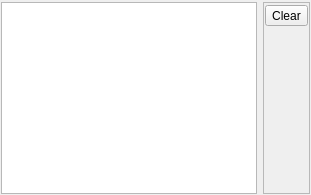
       <widget class="QWidget" name="tabOutput">
        <attribute name="title">
         <string>Output</string>
        </attribute>
        <layout class="QGridLayout" name="gridLayout_10">
         <property name="leftMargin">
          <number>1</number>
         </property>
         <property name="topMargin">
          <number>2</number>
         </property>
         <property name="rightMargin">
          <number>1</number>
         </property>
         <property name="bottomMargin">
          <number>1</number>
         </property>
         <item row="0" column="0">
          <widget class="QTextEdit" name="outputTextEdit">
           <property name="sizePolicy">
            <sizepolicy hsizetype="Expanding" vsizetype="Expanding">
             <horstretch>1</horstretch>
             <verstretch>0</verstretch>
            </sizepolicy>
           </property>
           <property name="readOnly">
            <bool>true</bool>
           </property>
          </widget>
         </item>
         <item row="0" column="1">
          <widget class="QFrame" name="frame">
           <property name="sizePolicy">
            <sizepolicy hsizetype="Expanding" vsizetype="Expanding">
             <horstretch>0</horstretch>
             <verstretch>0</verstretch>
            </sizepolicy>
           </property>
           <property name="minimumSize">
            <size>
             <width>0</width>
             <height>0</height>
            </size>
           </property>
           <property name="frameShape">
            <enum>QFrame::StyledPanel</enum>
           </property>
           <property name="frameShadow">
            <enum>QFrame::Raised</enum>
           </property>
           <layout class="QGridLayout" name="gridLayout_11">
            <property name="leftMargin">
             <number>1</number>
            </property>
            <property name="topMargin">
             <number>2</number>
            </property>
            <property name="rightMargin">
             <number>1</number>
            </property>
            <property name="bottomMargin">
             <number>1</number>
            </property>
            <item row="0" column="0">
             <widget class="QToolButton" name="toolButtonClearOutput">
              <property name="toolTip">
               <string>Clear</string>
              </property>
              <property name="text">
               <string>Clear</string>
              </property>
              <property name="icon">
               <iconset resource="resources.qrc">
                <normaloff>:/icons/Clear.png</normaloff>:/icons/Clear.png</iconset>
              </property>
             </widget>
            </item>
            <item row="1" column="0">
             <spacer name="verticalSpacer">
              <property name="orientation">
               <enum>Qt::Vertical</enum>
              </property>
              <property name="sizeHint" stdset="0">
               <size>
                <width>20</width>
                <height>40</height>
               </size>
              </property>
             </spacer>
            </item>
           </layout>
          </widget>
         </item>
        </layout>
       </widget>
